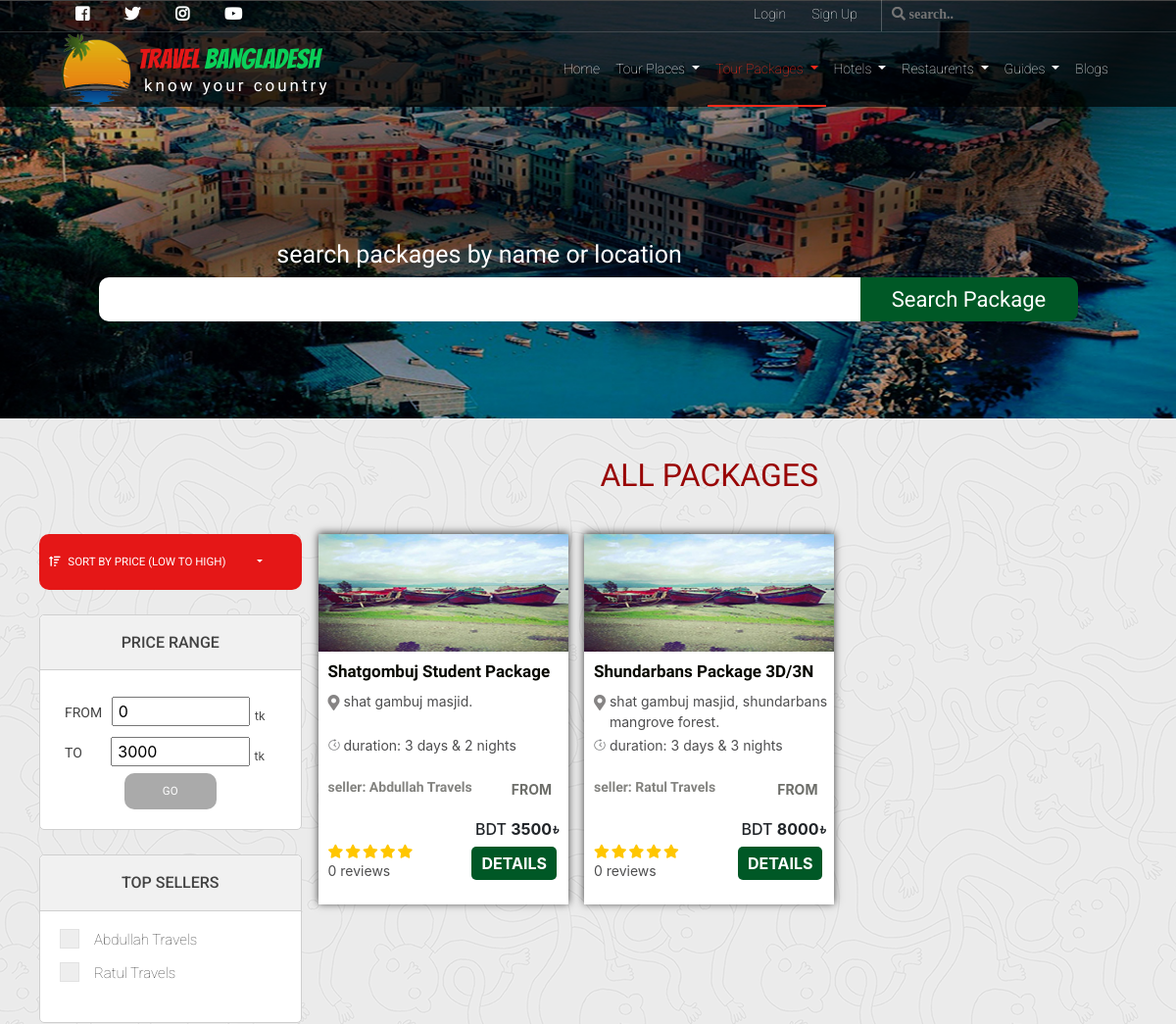
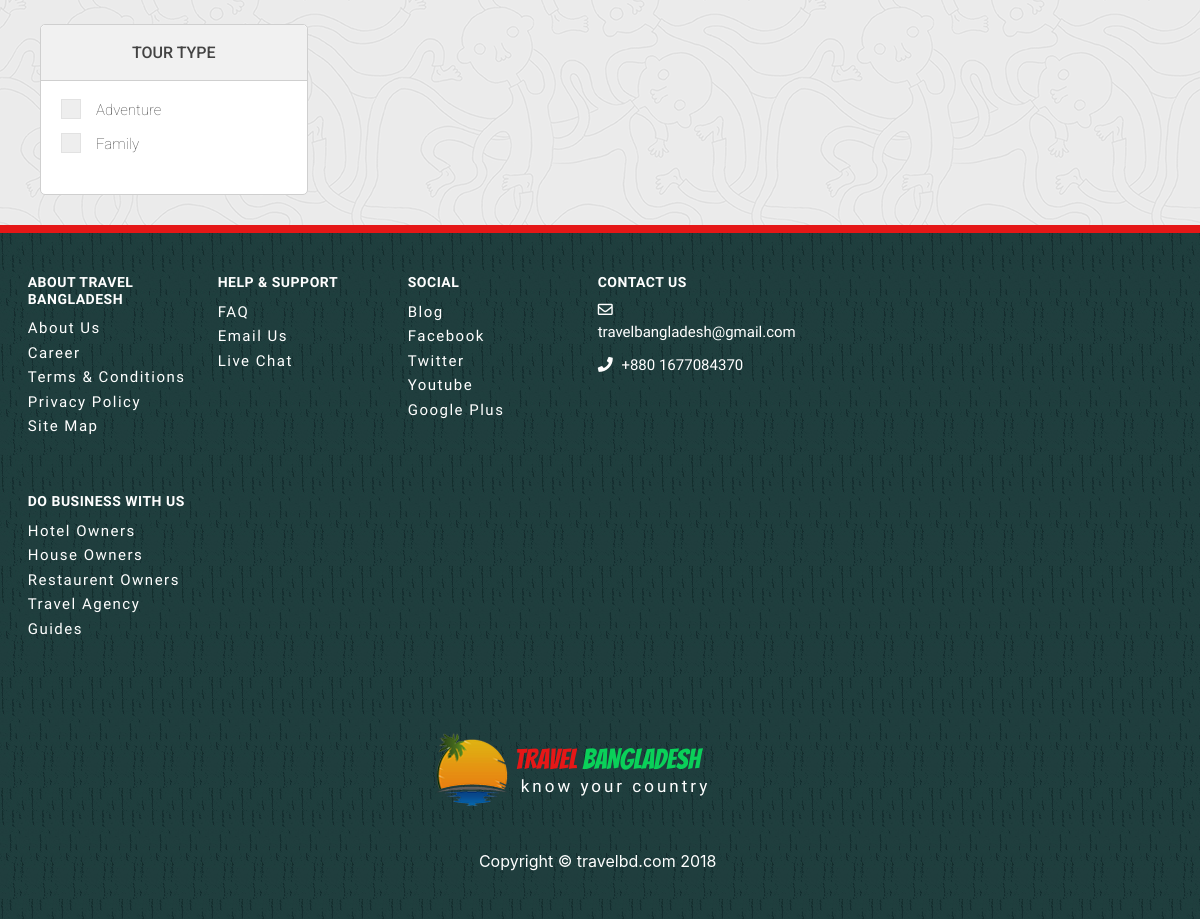
The app's page /tb/findPackage.php with its own data (2 pictures, top to bottom).
### tables this page shows
CREATE TABLE `packageowner` (
  `firstName` varchar(255) DEFAULT NULL,
  `lastName` varchar(255) DEFAULT NULL,
  `emailAddress` varchar(255) NOT NULL,
  `proPic` varchar(255) DEFAULT NULL,
  `pass` varchar(255) DEFAULT NULL,
  `companyName` varchar(255) DEFAULT NULL,
  `rating` float NOT NULL
);

CREATE TABLE `package` (
  `packageId` int(11) NOT NULL,
  `packageName` varchar(300) DEFAULT NULL,
  `durationNight` int(11) DEFAULT NULL,
  `durationDay` int(11) DEFAULT NULL,
  `price` float DEFAULT NULL,
  `description` text,
  `emailAddress` varchar(255) NOT NULL,
  `packCoverPic` varchar(255) NOT NULL,
  `type` varchar(255) NOT NULL
);

CREATE TABLE `place` (
  `placeId` varchar(255) NOT NULL,
  `placeName` varchar(300) DEFAULT NULL,
  `latitude` float DEFAULT NULL,
  `longitude` float DEFAULT NULL,
  `districtName` varchar(255) DEFAULT NULL,
  `description` text,
  `address` varchar(500) DEFAULT NULL,
  `zip` int(11) DEFAULT NULL,
  `offDay` varchar(20) DEFAULT NULL,
  `website` varchar(50) DEFAULT NULL,
  `adminId` int(11) DEFAULT NULL,
  `email` varchar(255) DEFAULT NULL,
  `addingDate` date DEFAULT NULL,
  `verified` int(11) DEFAULT NULL,
  `placeCoverPic` varchar(100) NOT NULL
);

### tb/template/packageContent.php (the view, shortened to what this page needs)
<?php
    include("includes/connection.php");
    $packageInfo= "
               SELECT packageId, packageName, durationDay, durationNight, price, companyName
               FROM (package NATURAL JOIN packageowner)";
   $runPackageInfo = mysqli_query($con,$packageInfo);
?>
			<div class="col-lg-9 col-md-8  content recP allPackage">
                  <div class="row topP">
                    <h1>All Packages</h1>
                 </div>
                 <div class="topP">
                    <div class="row">
						<?php
							while($row = mysqli_fetch_array($runPackageInfo)){
                                $packageId= $row['packageId'];
                                $packageName= $row['packageName'];
                                $durationDay= $row['durationDay'];
                                $durationNight= $row['durationNight'];
                                $price= $row['price'];
                                $companyName= $row['companyName'];
                                $address="";
                                $offerPlace ="SELECT placeName
                                            FROM packageofferplaces NATURAL JOIN place
                                            WHERE packageId=$packageId";
                                $runOfferPlace = mysqli_query($con,$offerPlace);
                                $flag=1;
                                while($row = mysqli_fetch_array($runOfferPlace)){
                                      $addr= $row['placeName'];
                                    if($flag==1){
                                        $address= $address.$addr;
                                        $flag=0;
                                    }else{
                                         $address= $address.', '.$addr;
                                    }
                                }
                                $r1= mysqli_fetch_array(mysqli_query($con, "SELECT COUNT(id) as numberOfReview
                                                                    FROM packagereview
                                                                    WHERE packageid=".$packageId));
                                $numberOfReview= $r1['numberOfReview'];
                                echo "<div class='col col-12 col-sm-6 col-md-6 col-lg-4 myPadding'>
                                  <div class='rp clearfix'>
                                     <img class='packageBanner' src='img/rp1.jpg' alt=''>
                                     <h5>".$packageName."</h5>
                                     <i class='fas fa-map-marker-alt loc'></i>
                                     <p><span>".$address.".</span></p>
                                      <i class='loc duration'><img src='img/duration.png'></i>
                                     <p><span>Duration: ".$durationDay." days & ".$durationNight." nights</span></p>
                                     <div class='seller'>
                                        <h6><strong>seller: </strong>".$companyName."</h6>
                                        <div class='rating'>
                                           <ul>
                                              <li><span class='fas fa-star checked'></span></li>
                                              <li><span class='fas fa-star checked'></span></li>
                                              <li><span class='fas fa-star checked'></span></li>
                                              <li><span class='fas fa-star checked'></span></li>
                                              <li><span class='fas fa-star checked'></span></li>
                                           </ul>
                                        </div>
                                        <p>".$numberOfReview." reviews</p>
                                     </div>
                                     <div class='from'>
                                        <p>From</p>
                                        <h6>BDT <strong>".$price."</strong><i>৳</i></h6>
                                        <a href= 'packageDetail.php?id=".$packageId."'><button>details</button></a>
                                     </div>
                                  </div>
                               </div>";
							}
						?>
					</div>
				</div>
              </div>

### tb/template/packageFilter.php (shortened to what this page needs)
<?php
    include("includes/connection.php");
    $sellersQry= "
               SELECT emailAddress, companyName
				FROM packageowner
				ORDER BY rating DESC
				LIMIT 5";
	$typeQry= "SELECT DISTINCT type
				FROM package";
   $runSQry = mysqli_query($con,$sellersQry);
   $runTQry = mysqli_query($con,$typeQry);
?>
					<div class="topSeller searchByDivision">
                      <h3 class="filterHead">Top Sellers</h3>
                      <ul class="filterOption">
					  <?php
						while ($row=mysqli_fetch_array($runSQry)){
							$name=$row['companyName'];
							echo"<li>
                              <label class='myCheck'>".$name."
                                  <input type='checkbox'>
                                  <span class='checkmark'></span>
                              </label>
                          </li>";
						}
					  ?>
                      </ul>
                  </div>
                  <div class="tourType searchByDivision typeOfp">
                      <h3 class="filterHead">Tour Type</h3>
                      <ul class="filterOption">
					  <?php
						while ($row=mysqli_fetch_array($runTQry)){
							$type=$row['type'];
							echo"<li>
                              <label class='myCheck'>".$type."
                                  <input type='checkbox'>
                                  <span class='checkmark'></span>
                              </label>
							</li>";
						}
					  ?>
                      </ul>
                  </div>

### records on screen
packageowner: companyName "Abdullah Travels"
packageowner: companyName "Ratul Travels"
package: packageName "Shatgombuj Student Package…", address "shat gambuj masjid", durationDay "3", durationNight "2", emailAddress.companyName "Abdullah Travels", numberOfReview "0", price "3500"
package: packageName "Shundarbans Package 3D/3N", place.placeName "shat gambuj masjid, shundarbans mangrove forest", durationDay "3", durationNight "3", emailAddress.companyName "Ratul Travels", numberOfReview "0", price "8000"

### other values on screen
$type "Adventure"
$type "Family"
